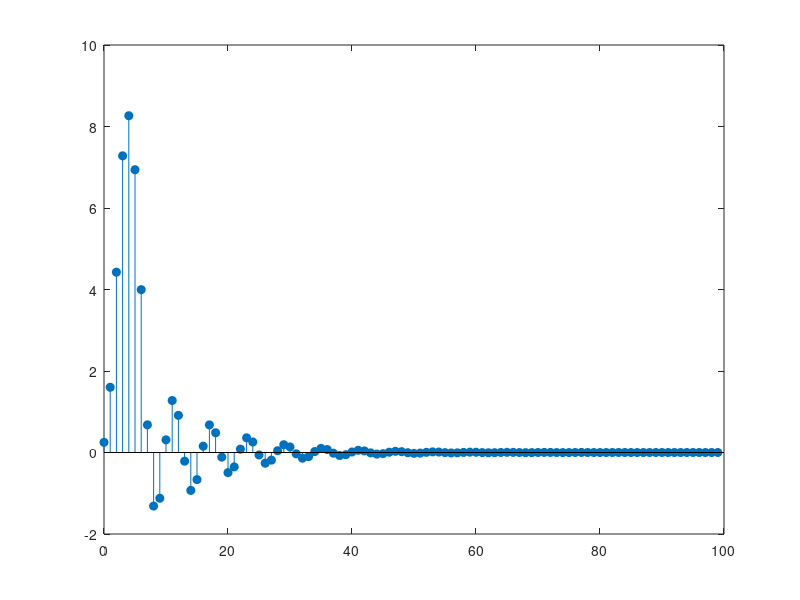

This chart was generated by the following MATLAB code:
%EEET 425 LAB02

n = 0:99; %time

h1 = [1, 1/2, 1/4, 1/8, 1/16, 1/32];

h2 = [1, 1, 1, 1, 1];

h1h2 = conv(h1, h2);

h3 = [1/4, 1/2, 1/4];

h1h2h3 = conv(h1h2, h3);

x = [0.1 * cos(0.2 * pi * n) + (0.95 .^ n) .* cos(1/3 * pi * n)]; %T4 impulse response

a4 = [1 -0.9 0.81];

b4 = [1 2];

x123 = [h1h2h3 zeros(1, 100-length(h1h2h3))];

h = filter(b4, a4, x123);

stem(n, h, 'filled')
